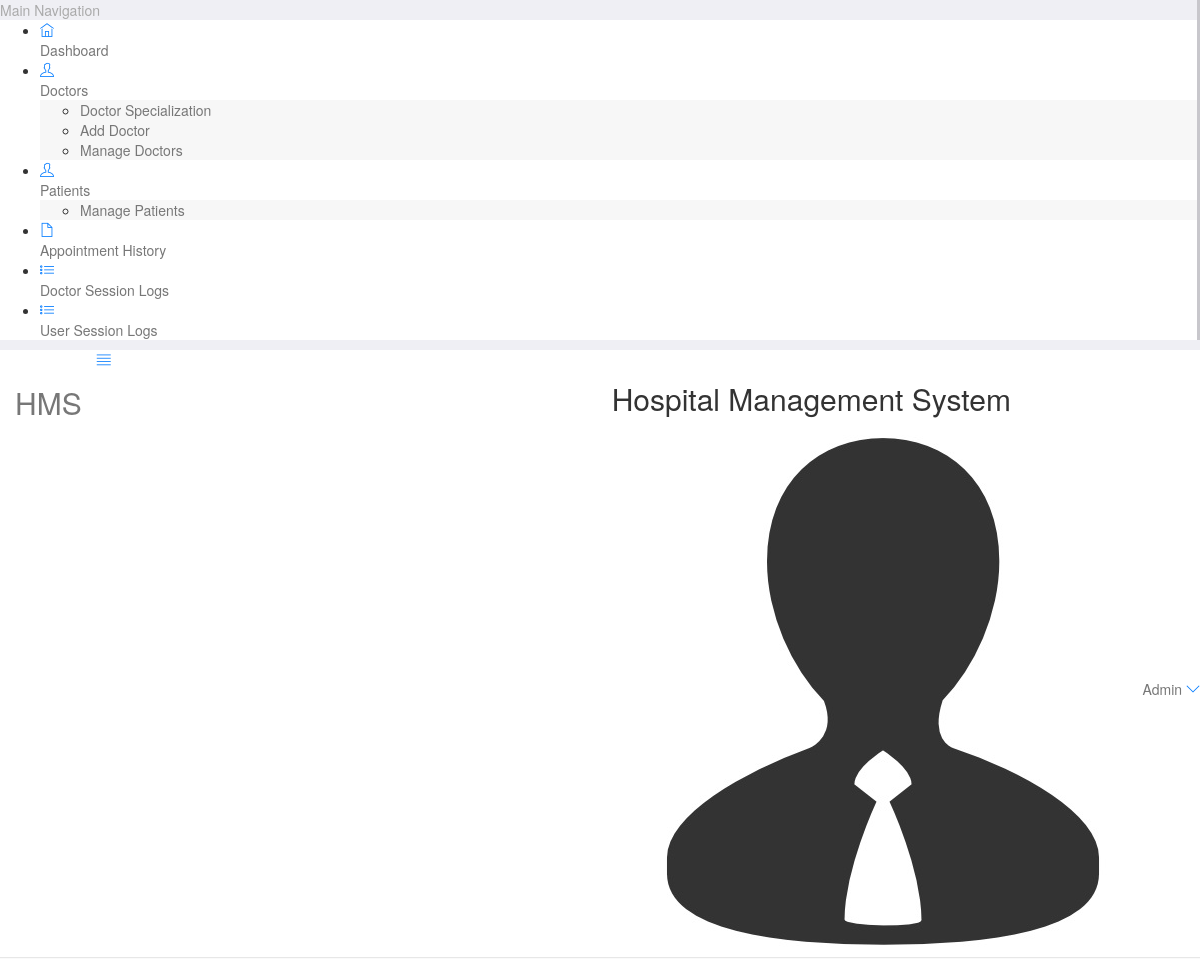
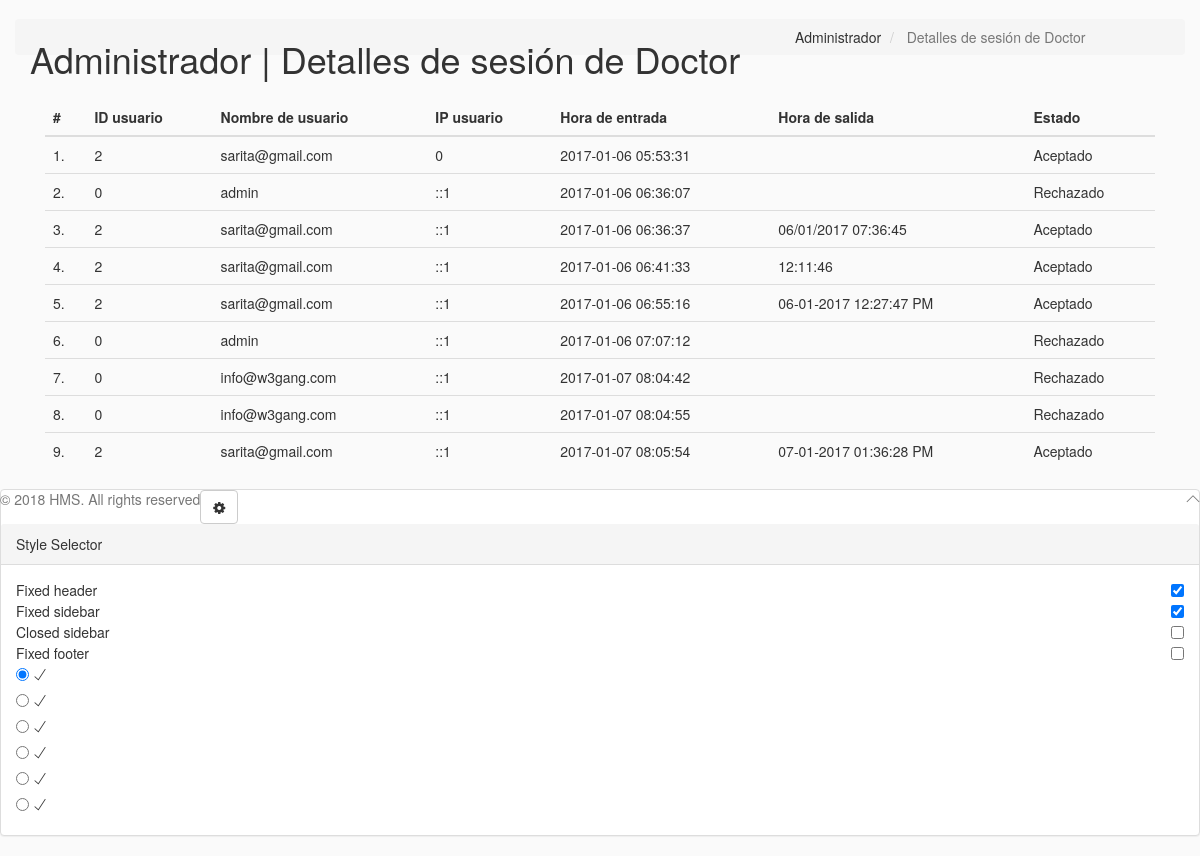
Screenshot of /Backend/hms/admin/doctor-logs.php (signed in) with the database file from the repository (2 pictures, top to bottom).
### tables this page shows
CREATE TABLE `doctorslog` (
  `id` int(11) NOT NULL,
  `uid` int(11) NOT NULL,
  `username` varchar(255) NOT NULL,
  `userip` binary(16) NOT NULL,
  `loginTime` timestamp NOT NULL DEFAULT CURRENT_TIMESTAMP,
  `logout` varchar(255) NOT NULL,
  `status` int(11) NOT NULL
);

### Backend/hms/admin/doctor-logs.php (the view, shortened to what this page needs)
<?php
include('include/config.php');
?>
<!DOCTYPE html>
<html lang="en">
	<head>
		<link rel="stylesheet" href="vendor/bootstrap/css/bootstrap.min.css">
		<link rel="stylesheet" href="vendor/fontawesome/css/font-awesome.min.css">
		<link rel="stylesheet" href="vendor/themify-icons/themify-icons.min.css">
		<link href="vendor/animate.css/animate.min.css" rel="stylesheet" media="screen">
		<link href="vendor/perfect-scrollbar/perfect-scrollbar.min.css" rel="stylesheet" media="screen">
		<link href="vendor/switchery/switchery.min.css" rel="stylesheet" media="screen">
		<link href="vendor/bootstrap-touchspin/jquery.bootstrap-touchspin.min.css" rel="stylesheet" media="screen">
		<link href="vendor/select2/select2.min.css" rel="stylesheet" media="screen">
		<link href="vendor/bootstrap-datepicker/bootstrap-datepicker3.standalone.min.css" rel="stylesheet" media="screen">
		<link href="vendor/bootstrap-timepicker/bootstrap-timepicker.min.css" rel="stylesheet" media="screen">
		<link rel="stylesheet" href="assets/css/styles.css">
		<link rel="stylesheet" href="assets/css/plugins.css">
		<link rel="stylesheet" href="assets/css/themes/theme-1.css" id="skin_color" />
	</head>
	<body>
		<div id="app">
<?php include('include/sidebar.php');?>
			<div class="app-content">
					<?php include('include/header.php');?>
				<div class="main-content" >
					<div class="wrap-content container" id="container">
						<section id="page-title">
							<div class="row">
								<div class="col-sm-8">
									<h1 class="mainTitle">Administrador  | Detalles de sesión de Doctor</h1>
																	</div>
								<ol class="breadcrumb">
									<li>
										<span>Administrador </span>
									</li>
									<li class="active">
										<span>Detalles de sesión de Doctor</span>
									</li>
								</ol>
							</div>
						</section>
						<div class="container-fluid container-fullw bg-white">
									<div class="row">
								<div class="col-md-12">
									<table class="table table-hover" id="sample-table-1">
										<thead>
											<tr>
												<th class="center">#</th>
												<th class="hidden-xs">ID usuario</th>
												<th>Nombre de usuario</th>
												<th>IP usuario</th>
												<th>Hora de entrada</th>
												<th>Hora de salida </th>
												<th> Estado </th>
											</tr>
										</thead>
										<tbody>
<?php
$sql=mysqli_query($con,"select * from doctorslog ");
$cnt=1;
while($row=mysqli_fetch_array($sql))
{
?>
											<tr>
												<td class="center"><?php echo $cnt;?>.</td>
												<td class="hidden-xs"><?php echo $row['uid'];?></td>
												<td class="hidden-xs"><?php echo $row['username'];?></td>
												<td><?php echo $row['userip'];?></td>
												<td><?php echo $row['loginTime'];?></td>
												<td><?php echo $row['logout'];?>
												</td>
												<td>
<?php if($row['status']==1)
{
	echo "Aceptado";
}
else
{
	echo "Rechazado";
}?>
</td>
											</tr>
											<?php
$cnt=$cnt+1;
											 }?>
										</tbody>
									</table>
								</div>
							</div>
								</div>
					</div>
				</div>
			</div>
	<?php include('include/footer.php');?>
	<?php include('include/setting.php');?>
		</div>
	</body>
</html>

### Backend/hms/admin/assets/css/themes/theme-1.css (style rules this page uses)
body { background: #FAFAFA; }

### rows the page displays
doctorslog: uid "2", username "sarita@gmail.com", userip "0", loginTime "2017-01-06 05:53:31", status "Aceptado"
doctorslog: uid "0", username "admin", userip "::1", loginTime "2017-01-06 06:36:07", status "Rechazado"
doctorslog: uid "2", username "sarita@gmail.com", userip "::1", loginTime "2017-01-06 06:36:37", logout "06/01/2017 07:36:45", status "Aceptado"
doctorslog: uid "2", username "sarita@gmail.com", userip "::1", loginTime "2017-01-06 06:41:33", logout "12:11:46", status "Aceptado"
doctorslog: uid "2", username "sarita@gmail.com", userip "::1", loginTime "2017-01-06 06:55:16", logout "06-01-2017 12:27:47 PM", status "Aceptado"
doctorslog: uid "0", username "admin", userip "::1", loginTime "2017-01-06 07:07:12", status "Rechazado"
doctorslog: uid "0", username "info@w3gang.com", userip "::1", loginTime "2017-01-07 08:04:42", status "Rechazado"
doctorslog: uid "0", username "info@w3gang.com", userip "::1", loginTime "2017-01-07 08:04:55", status "Rechazado"
doctorslog: uid "2", username "sarita@gmail.com", userip "::1", loginTime "2017-01-07 08:05:54", logout "07-01-2017 01:36:28 PM", status "Aceptado"
